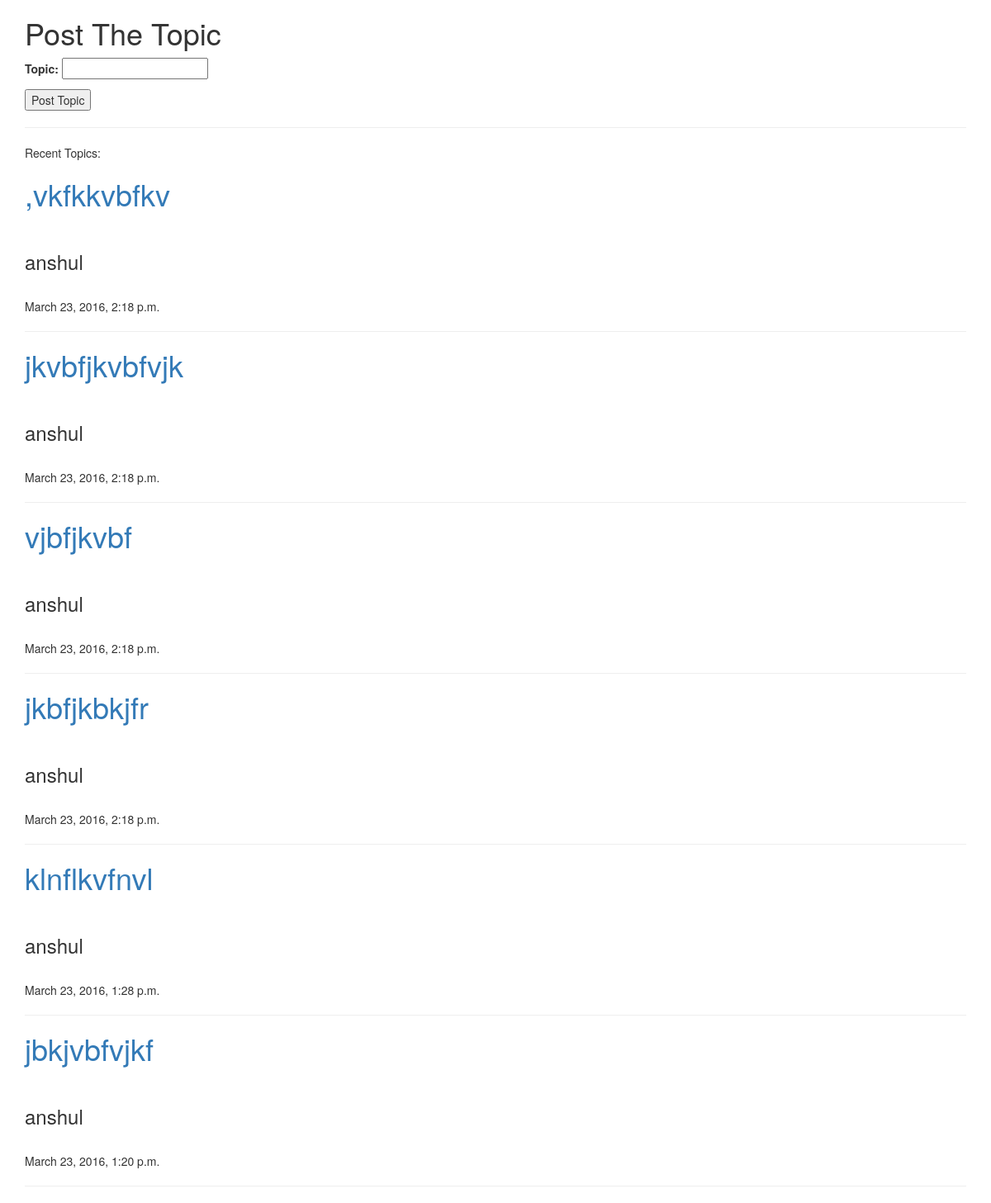
/postTopic/ (signed in), run on an earlier commit of the app's database.
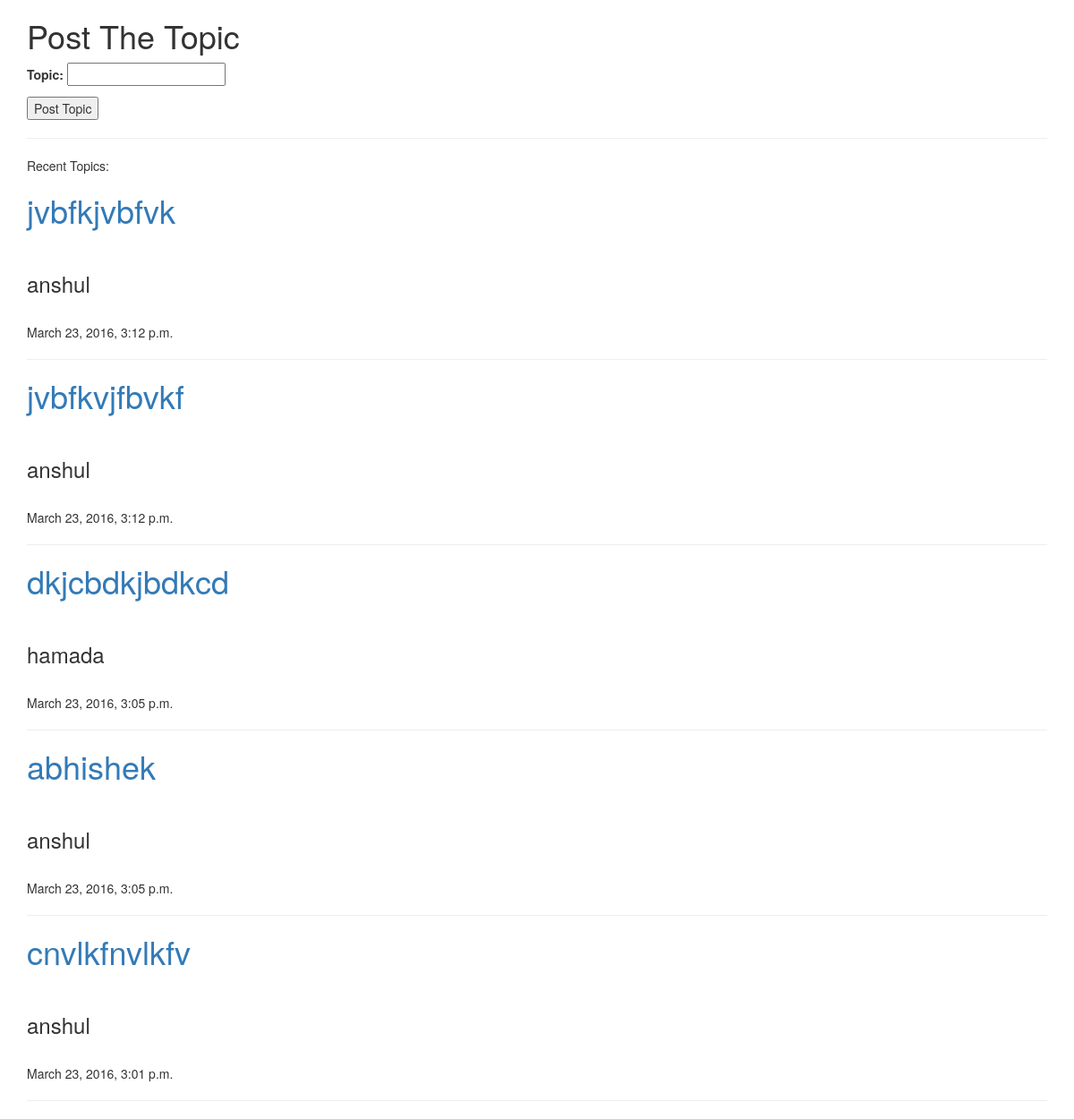
And on a later commit of the database.
### app/models.py (models this page shows)
class DiscussionTopic(models.Model):
    user = models.ForeignKey('UserInfo')     #user of the post just linking both the tables together
    topicText = models.CharField(max_length = 1000)
    timeStamp = models.DateTimeField()

class UserInfo(models.Model):
    fname = models.CharField(max_length = 200)
    lname = models.CharField(max_length = 200)
    username = models.CharField(max_length = 200,unique = True)
    password = models.CharField(max_length = 200)

### app/views.py (the view)
    def wrapper(request,*args,**kwargs):
        if 'uid' not in request.session.keys():
            return redirect('login')
        return func(request,*args,**kwargs)

### app/forms.py
class PostTopic(forms.ModelForm):
    topicText = forms.CharField(label = 'Topic')
    class Meta:
        model = DiscussionTopic
        fields = ('topicText',)

### app/views.py (called while the page is built)
def login_required(func):
    def wrapper(request,*args,**kwargs):
        if 'uid' not in request.session.keys():
            return redirect('login')
        return func(request,*args,**kwargs)
    return wrapper

@login_required
def postTopic(request):
    if request.method == 'POST':
        form = PostTopic(request.POST)
        if form.is_valid():
            post = form.save(commit = False)
            user = UserInfo.objects.get(username = request.session['username'])
            post.user = user
            post.topicText = request.POST['topicText']
            post.timeStamp = datetime.datetime.now() #change the time according to country
            post.save()
            return redirect('postTopic')
    else:
        form  = PostTopic()
        topics = DiscussionTopic.objects.all().order_by('-timeStamp');
    return render(request,'postTopic.html',{'form':form,'topics':topics})

### app/templates/postTopic.html
{% extends 'base.html' %}
{% block content %}
    <h1>Post The Topic</h1>
    <form method = 'POST' class='post-form'>{% csrf_token %}
        {{ form.as_p }}
    <input type='submit' name='sub' value='Post Topic' />
    </form>
    <hr/>
    Recent Topics:<br/>
    {% for topic in topics %}
        <h1><a href = "/topicDetails/{{ topic.id }}">{{ topic.topicText }}</a></h1><br/>
        <h3>{{ topic.user.username }}</h3><br/>
        {{ topic.timeStamp }}
        <hr/>
    {% endfor %}
{% endblock %}

What changed in the data, as far as the page shows it:
removed DiscussionTopic: topicText ",vkfkkvbfkv", user.username "anshul", timeStamp "March 23, 2016, 2:18 p.m."
removed DiscussionTopic: topicText "jkvbfjkvbfvjk", user.username "anshul", timeStamp "March 23, 2016, 2:18 p.m."
removed DiscussionTopic: topicText "vjbfjkvbf", user.username "anshul", timeStamp "March 23, 2016, 2:18 p.m."
removed DiscussionTopic: topicText "jkbfjkbkjfr", user.username "anshul", timeStamp "March 23, 2016, 2:18 p.m."
removed DiscussionTopic: topicText "klnflkvfnvl", user.username "anshul", timeStamp "March 23, 2016, 1:28 p.m."
removed DiscussionTopic: topicText "jbkjvbfvjkf", user.username "anshul", timeStamp "March 23, 2016, 1:20 p.m."
added DiscussionTopic: topicText "jvbfkjvbfvk", user.username "anshul", timeStamp "March 23, 2016, 3:12 p.m."
added DiscussionTopic: topicText "jvbfkvjfbvkf", user.username "anshul", timeStamp "March 23, 2016, 3:12 p.m."
added DiscussionTopic: topicText "dkjcbdkjbdkcd", user.username "hamada", timeStamp "March 23, 2016, 3:05 p.m."
added DiscussionTopic: topicText "abhishek", user.username "anshul", timeStamp "March 23, 2016, 3:05 p.m."
added DiscussionTopic: topicText "cnvlkfnvlkfv", user.username "anshul", timeStamp "March 23, 2016, 3:01 p.m."
